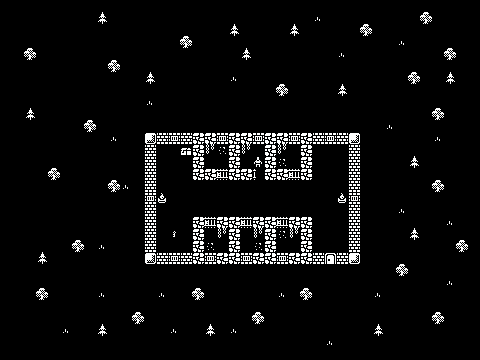

Below is a game level as drawn by its tile map, then a one-line description and the .tmx that defines it (tile-layer data replaced by summaries):
An orthogonal 40x30 tile map with 12x12 px tiles, 4 tile layers (Obstacles, Floor, Items, Actors).

<map version="1.2" tiledversion="1.3.2" orientation="orthogonal" renderorder="right-down" compressionlevel="-1" width="40" height="30" tilewidth="12" tileheight="12" infinite="0" nextlayerid="5" nextobjectid="1">
 <tileset firstgid="1" source="../assets/12x12_test.tsx" />
 <layer id="1" name="Obstacles" width="40" height="30">
  <data>[1200 cells, 126 non-empty, 9 distinct tile ids]</data>
 </layer>
 <layer id="3" name="Floor" width="40" height="30">
  <data>[1200 cells, 26 non-empty, 2 distinct tile ids]</data>
 </layer>
 <layer id="2" name="Items" width="40" height="30">
  <data>[1200 cells, 10 non-empty, 4 distinct tile ids]</data>
 </layer>
 <layer id="4" name="Actors" width="40" height="30">
  <data>[1200 cells, 1 non-empty, 1 distinct tile ids]</data>
 </layer>
</map>